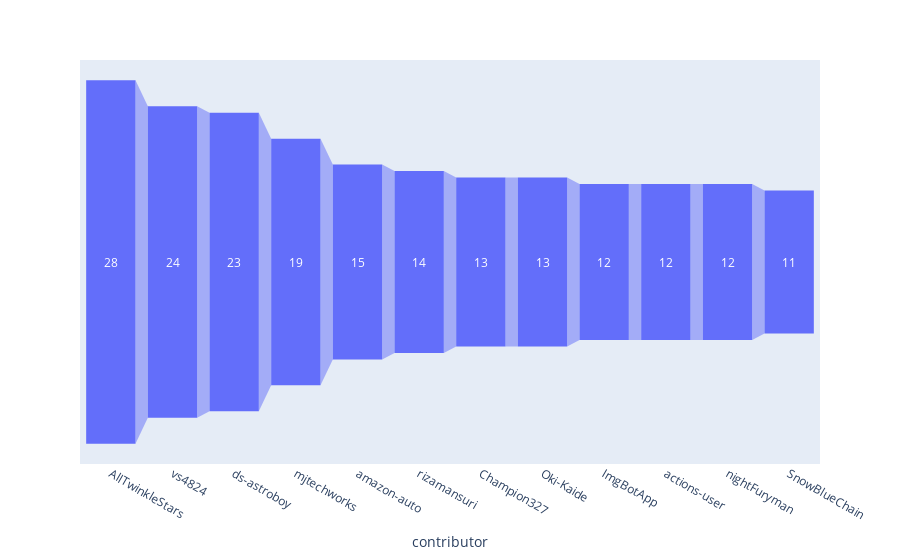

The cell this chart's notebook holds for it:
### Markdown cell above
### Contributor by total repo

### Code cell
top_ct=df_ct.groupby('contributor')['repo_name'].count().sort_values(ascending=False).nlargest(15)
top_ct=top_ct[~top_ct.index.str.contains('bot')].reset_index()
fig = px.funnel(top_ct, x='contributor', y='repo_name')
fig.show()

### Figure 1 — Plotly figure (JSON) as saved in the notebook; plotly's stock layout.template omitted (floating-point values rounded to 4 significant figures)
{"data": [{"hovertemplate": "contributor=%{x}<br>repo_name=%{y}<extra></extra>", "legendgroup": "", "marker": {"color": "#636efa"}, "name": "", "orientation": "v", "showlegend": false, "type": "funnel", "x": ["AllTwinkleStars", "vs4824", "ds-astroboy", "mjtechworks", "amazon-auto", "rizamansuri", "Champion327", "Oki-Kaide", "ImgBotApp", "actions-user", "nightFuryman", "SnowBlueChain"], "xaxis": "x", "y": [28, 24, 23, 19, 15, 14, 13, 13, 12, 12, 12, 11], "yaxis": "y"}], "layout": {"legend": {"tracegroupgap": 0}, "margin": {"t": 60}, "xaxis": {"anchor": "y", "domain": [0, 1], "title": {"text": "contributor"}}, "yaxis": {"anchor": "x", "domain": [0, 1], "title": {"text": "repo_name"}}}}
